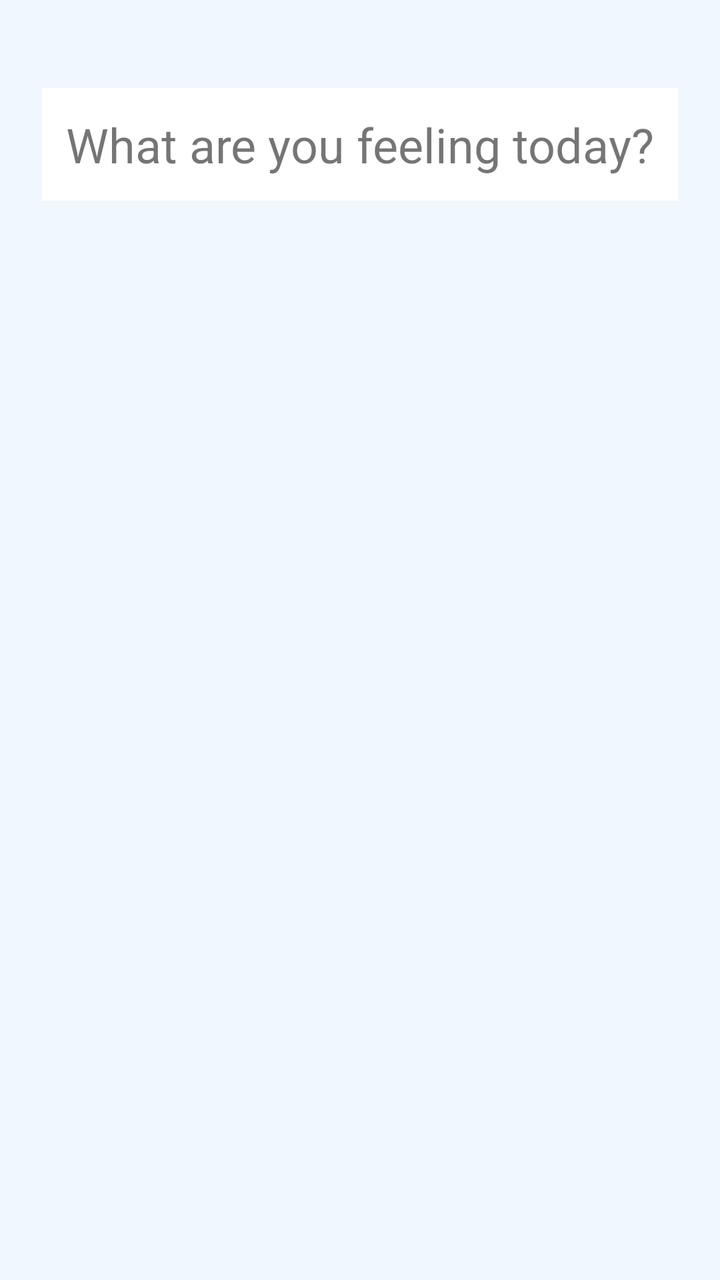
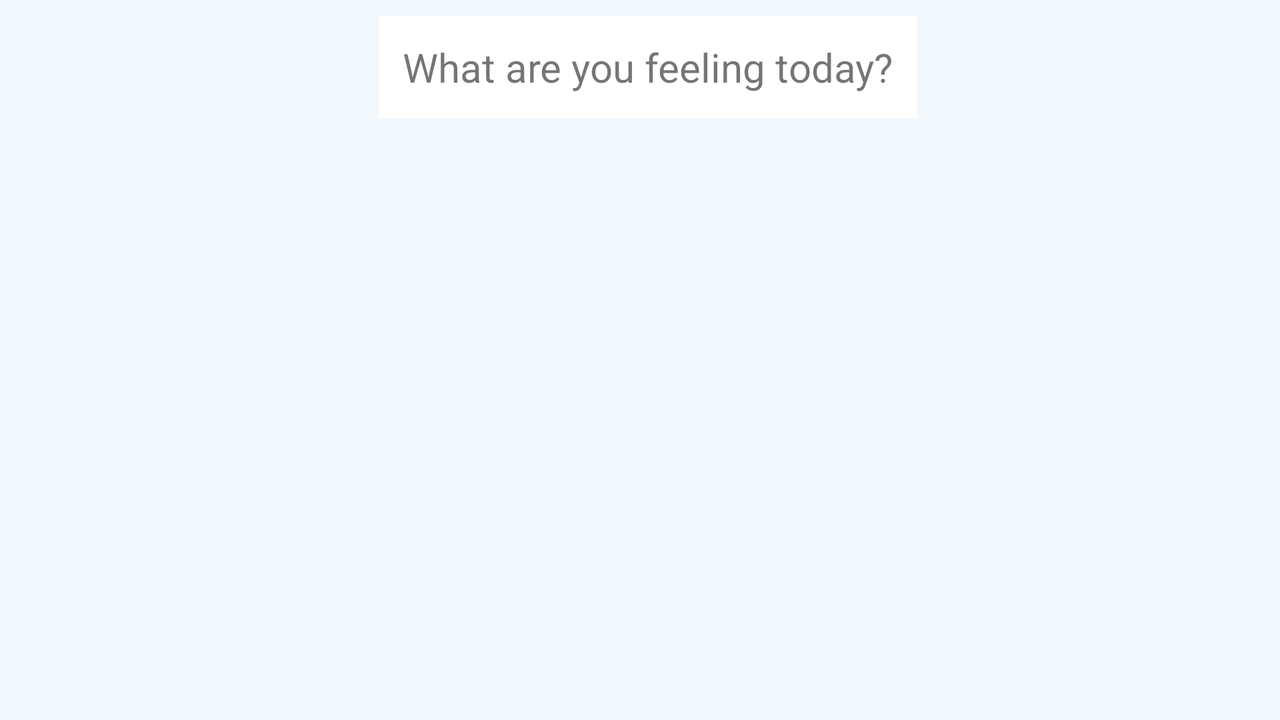

Two renders of one Android screen. The first uses the default layout on a phone; the second uses the alternative layout the repository ships for a different screen configuration, on a matching device. The two XML files are below.
<!-- AndroidManifest.xml: application theme Theme.Closedandanxious -->
<!-- res/layout/ui_rw_categories.xml -->
<?xml version="1.0" encoding="utf-8"?>
<androidx.constraintlayout.widget.ConstraintLayout xmlns:android="http://schemas.android.com/apk/res/android"
    xmlns:app="http://schemas.android.com/apk/res-auto"
    xmlns:tools="http://schemas.android.com/tools"
    android:layout_width="match_parent"
    android:layout_height="match_parent"
    android:background="@color/blue_100"
    android:orientation="vertical"
    tools:context=".UIRWCategories">

    <TextView
        android:id="@+id/cat_header"
        android:layout_width="wrap_content"
        android:layout_height="wrap_content"
        android:layout_marginStart="16dp"
        android:layout_marginTop="24dp"
        android:layout_marginEnd="16dp"
        android:layout_marginBottom="8dp"
        android:background="@color/white"
        android:padding="12dp"
        android:text="What are you feeling today?"
        android:textSize="24sp"
        app:layout_constraintBottom_toTopOf="@+id/guideline5"
        app:layout_constraintEnd_toEndOf="parent"
        app:layout_constraintStart_toStartOf="parent"
        app:layout_constraintTop_toTopOf="parent" />

    <androidx.recyclerview.widget.RecyclerView
        android:id="@+id/cat_recyclerView"
        android:layout_width="wrap_content"
        android:layout_height="wrap_content"
        android:layout_margin="16dp"
        android:layout_marginStart="16dp"
        android:layout_marginTop="4dp"
        android:layout_marginEnd="16dp"
        android:maxWidth="350dp"
        android:maxHeight="550dp"
        android:minWidth="300dp"
        android:minHeight="400dp"
        app:layout_constraintEnd_toEndOf="parent"
        app:layout_constraintStart_toStartOf="parent"
        app:layout_constraintTop_toTopOf="@+id/guideline5" />

    <androidx.constraintlayout.widget.Guideline
        android:id="@+id/guideline5"
        android:layout_width="wrap_content"
        android:layout_height="wrap_content"
        android:orientation="horizontal"
        app:layout_constraintGuide_begin="128dp" />

</androidx.constraintlayout.widget.ConstraintLayout>
<!-- resources referenced by this layout -->
<resources>
  <color name="blue_100">#F0F7FD</color>
  <color name="white">#FFFFFFFF</color>
  <style name="Theme.Closedandanxious" parent="Theme.MaterialComponents.DayNight.DarkActionBar">
          
          <item name="colorPrimary">@color/purple_500</item>
          <item name="colorPrimaryVariant">@color/purple_700</item>
          <item name="colorOnPrimary">@color/white</item>
          
          <item name="colorSecondary">@color/teal_200</item>
          <item name="colorSecondaryVariant">@color/teal_700</item>
          <item name="colorOnSecondary">@color/black</item>
          
          <item name="android:statusBarColor" tools:targetApi="l">?attr/colorPrimaryVariant</item>
          
      </style>
  <color name="purple_500">#AA60C1</color>
  <color name="purple_700">#663974</color>
  <color name="black">#FF000000</color>
</resources>
<!-- res/layout-land/ui_rw_categories.xml (the repository's variant of the layout above) -->
<!-- drawn on the phone turned sideways -->
<?xml version="1.0" encoding="utf-8"?>
<androidx.constraintlayout.widget.ConstraintLayout xmlns:android="http://schemas.android.com/apk/res/android"
    xmlns:app="http://schemas.android.com/apk/res-auto"
    xmlns:tools="http://schemas.android.com/tools"
    android:layout_width="match_parent"
    android:layout_height="match_parent"
    android:background="@color/blue_100"
    android:orientation="vertical"
    tools:context=".UIRWCategories">

    <TextView
        android:id="@+id/cat_header"
        android:layout_width="wrap_content"
        android:layout_height="wrap_content"
        android:layout_marginStart="16dp"
        android:layout_marginTop="8dp"
        android:layout_marginEnd="8dp"
        android:background="#FFFFFF"
        android:padding="12dp"
        android:text="What are you feeling today?"
        android:textSize="20sp"
        app:layout_constraintEnd_toEndOf="parent"
        app:layout_constraintStart_toStartOf="parent"
        app:layout_constraintTop_toTopOf="parent" />

    <androidx.recyclerview.widget.RecyclerView
        android:id="@+id/cat_recyclerView"
        android:layout_width="wrap_content"
        android:layout_height="wrap_content"
        android:layout_centerHorizontal="true"
        android:layout_centerVertical="true"
        android:layout_margin="16dp"
        android:layout_marginStart="16dp"
        android:layout_marginTop="8dp"
        android:layout_marginEnd="16dp"
        android:layout_marginBottom="8dp"
        android:scrollbars="horizontal"
        app:layout_constraintBottom_toBottomOf="parent"
        app:layout_constraintEnd_toEndOf="parent"
        app:layout_constraintStart_toStartOf="parent"
        app:layout_constraintTop_toBottomOf="@+id/cat_header" />

</androidx.constraintlayout.widget.ConstraintLayout>
<!-- resources referenced by the variant -->
<!-- as the phone turned sideways resolves them -->
<resources>
  <color name="blue_100">#F0F7FD</color>
  <style name="Theme.Closedandanxious" parent="Theme.MaterialComponents.DayNight.DarkActionBar">
          
          <item name="colorPrimary">@color/purple_500</item>
          <item name="colorPrimaryVariant">@color/purple_700</item>
          <item name="colorOnPrimary">@color/white</item>
          
          <item name="colorSecondary">@color/teal_200</item>
          <item name="colorSecondaryVariant">@color/teal_700</item>
          <item name="colorOnSecondary">@color/black</item>
          
          <item name="android:statusBarColor" tools:targetApi="l">?attr/colorPrimaryVariant</item>
          
      </style>
  <color name="purple_500">#AA60C1</color>
  <color name="purple_700">#663974</color>
  <color name="white">#FFFFFFFF</color>
  <color name="black">#FF000000</color>
</resources>
